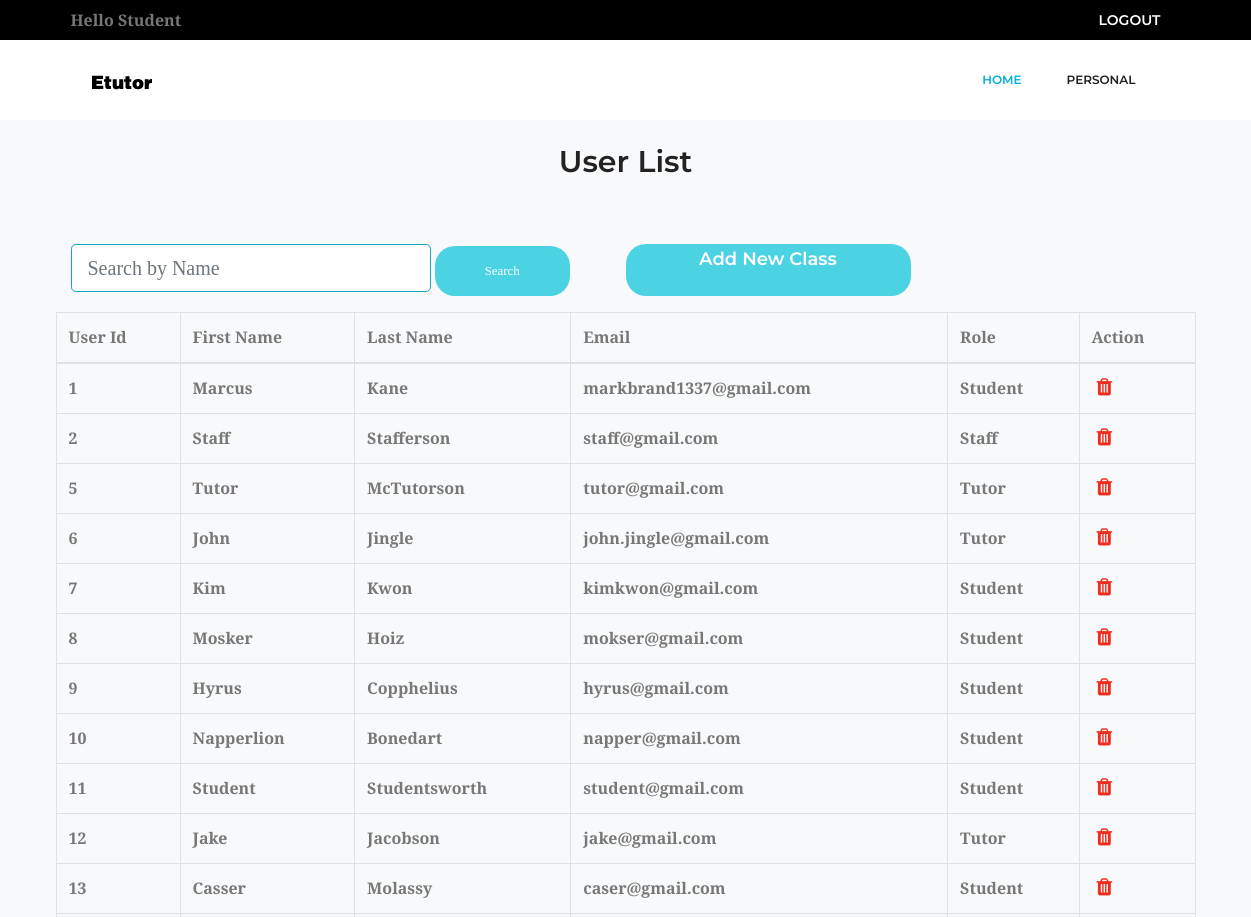
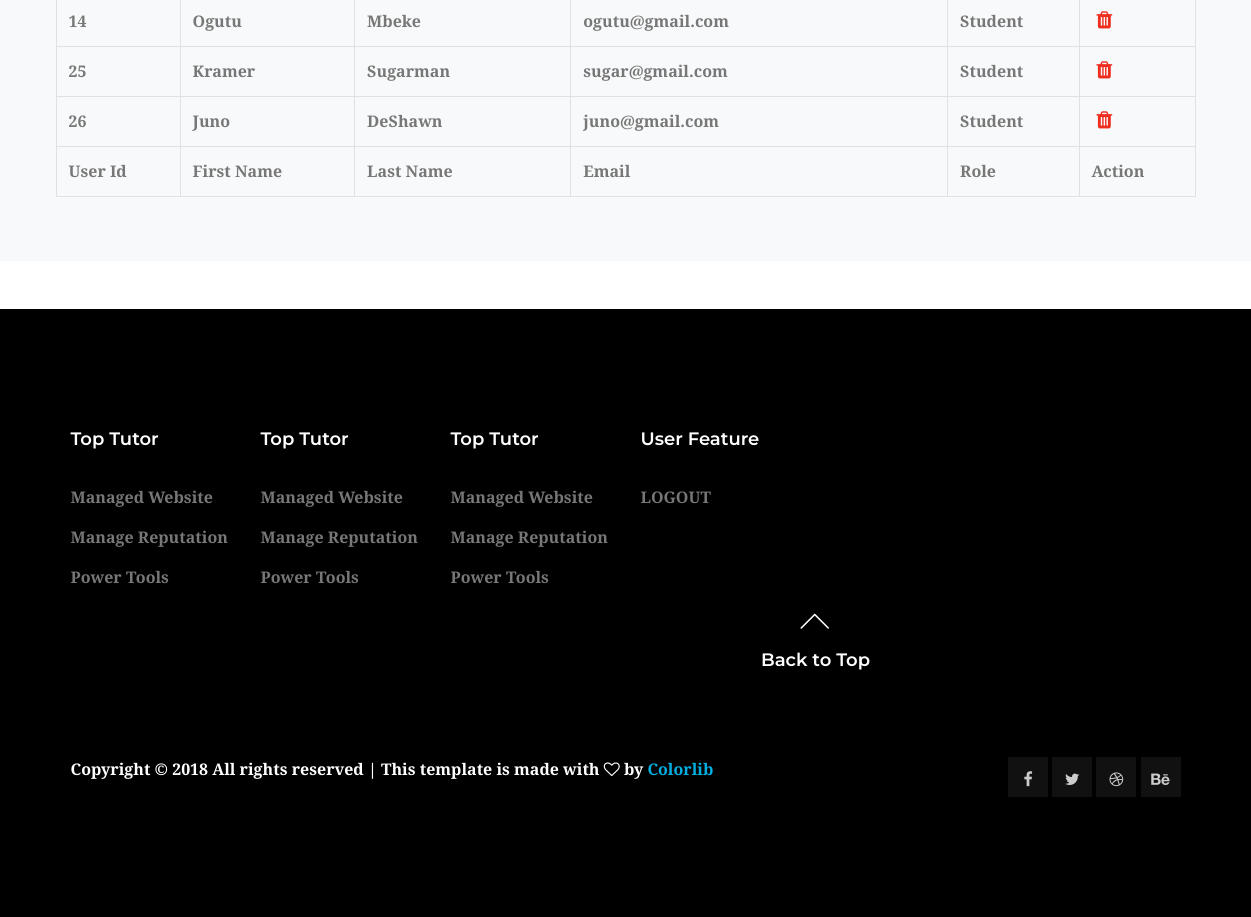
The page /user.php (signed in) on the database its author committed (2 pictures, top to bottom).
### tables this page shows
CREATE TABLE `tbluser` (
  `user_id` int(11) NOT NULL,
  `first_name` varchar(45) NOT NULL,
  `last_name` varchar(45) NOT NULL,
  `email` varchar(45) NOT NULL,
  `password` varchar(45) NOT NULL,
  `role` int(11) NOT NULL
);

### controller/c_router.php (called while the page is built)
<?php
class c_Router{
	public function loadView($view, $data=array()){
		include("view/v_layout.php");
	}
}

### controller/c_user.php (called while the page is built, shortened)
<?php
require_once("controller/c_router.php");
class c_User extends c_Router
{
	public function getUser()
	{
		$muser = new m_User();
		$userlist = $muser->getAllUser();
		$data = array('UserList' => $userlist);
		$this->loadView('v_user', $data);
	}
}

### user.php (called while the page is built)
<?php
require_once("controller/c_user.php");
$cuser = new c_User();
$cuser->getUser();

### model/dbconnect.php (called while the page is built, shortened)
<?php
class DbConnect
{
	public $_db = null;
	public $_sql = "";
	function DBconnect()
	{
		$this->_db = new PDO('mysql:host=localhost:4406;dbname=etutor', 'root', '');
		$this->_db->query('set names "utf8"');
	}
	public function setQuery($sql)
	{
		$this->_sql = $sql;
	}
	public function execute($options = array())
	{
		$this->_cursor = $this->_db->prepare($this->_sql);
		$this->_cursor->execute();
		return $this->_cursor;
	}
	public function getAllRows($options = array())
	{
		if (!$options) {
			if (!$result = $this->execute())
				return false;
		} else {
			if (!$result = $this->execute($options))
				return false;
		}
		return $result->fetchAll(PDO::FETCH_OBJ);
	}
}

### model/m_user.php (called while the page is built, shortened)
<?php
include_once('model/dbconnect.php');
class m_User extends DBconnect
{
	public function getAllUser()
	{
		$userlist = $this->getAllRows();
		return $userlist;
	}
}

### view/v_user.php (the view, shortened to what this page needs)
<div class="container mb-5 pb-5">
  <h2 class="pt-4 mb-5  text-center">User List</h2>
  <div class="row py-3">
    <form action="" method="post" class="col-6">
      <input type="text" name="search" class="d-inline form-control form-control-lg col-md-8 col-sm-12 border border-info" placeholder="Search by Name">
      <input type="submit" name="submit" value="Search" class="d-inline genric-btn success circle px-4 py-1 col-md-3 col-sm-12">
    </form>
    <a href="user_add.php" class="d-inline genric-btn success circle px-4 py-1 col-md-3 col-sm-12 float-right">
      <h4 class="text-white">Add New Class</h4>
    </a>
  </div>
  <div class="row">
    <table id="" class="table table-bordered table-hover">
      <thead>
        <tr>
          <th>User Id</th>
          <th>First Name</th>
          <th>Last Name</th>
          <th>Email</th>
          <th>Role</th>
          <th>Action</th>
        </tr>
      </thead>
      <tbody>
        <?php
        $userlist = $data['UserList'];
        foreach ($userlist as $user) {
        ?>
          <tr>
            <td><?= $user->user_id ?></td>
            <td><?= $user->first_name ?></td>
            <td><?= $user->last_name ?></td>
            <td> <?= $user->email ?></td>
            <?php if ($user->role == 1) {
              echo '<td> Student</td>';
            } else if ($user->role == 2) {
              echo '<td> Tutor</td>';
            } else if ($user->role == 0) {
              echo '<td> Staff</td>';
            } else {
              echo '<td> Undecided</td>';
            } ?>
            <td>
              <a href="user_delete.php?id=<?= $user->user_id ?>" onclick="return confirm('Are you sure you want to delete this?'); "><i class="fa fa-fw fa-trash" style="color:#EF2D1E; font-size:20px;"></i></a>
            </td>
          </tr>
        <?php
        }
        ?>
      </tbody>
      <tfoot>
        <tr>
          <th>User Id</th>
          <th>First Name</th>
          <th>Last Name</th>
          <th>Email</th>
          <th>Role</th>
          <th>Action</th>
        </tr>
      </tfoot>
    </table>
  </div>
</div>

### rows shown on the page
tbluser: user_id "1", first_name "Marcus", last_name "Kane", email "markbrand1337@gmail.com", role "Student"
tbluser: user_id "2", first_name "Staff", last_name "Stafferson", email "staff@gmail.com", role "Staff"
tbluser: user_id "5", first_name "Tutor", last_name "McTutorson", email "tutor@gmail.com", role "Tutor"
tbluser: user_id "6", first_name "John", last_name "Jingle", email "john.jingle@gmail.com", role "Tutor"
tbluser: user_id "7", first_name "Kim", last_name "Kwon", email "kimkwon@gmail.com", role "Student"
tbluser: user_id "8", first_name "Mosker", last_name "Hoiz", email "mokser@gmail.com", role "Student"
tbluser: user_id "9", first_name "Hyrus", last_name "Copphelius", email "hyrus@gmail.com", role "Student"
tbluser: user_id "10", first_name "Napperlion", last_name "Bonedart", email "napper@gmail.com", role "Student"
tbluser: user_id "11", first_name "Student", last_name "Studentsworth", email "student@gmail.com", role "Student"
tbluser: user_id "12", first_name "Jake", last_name "Jacobson", email "jake@gmail.com", role "Tutor"
tbluser: user_id "13", first_name "Casser", last_name "Molassy", email "caser@gmail.com", role "Student"
tbluser: user_id "14", first_name "Ogutu", last_name "Mbeke", email "ogutu@gmail.com", role "Student"
tbluser: user_id "25", first_name "Kramer", last_name "Sugarman", email "sugar@gmail.com", role "Student"
tbluser: user_id "26", first_name "Juno", last_name "DeShawn", email "juno@gmail.com", role "Student"

### other values the page prints
$_SESSION['user_name'] "Student"
